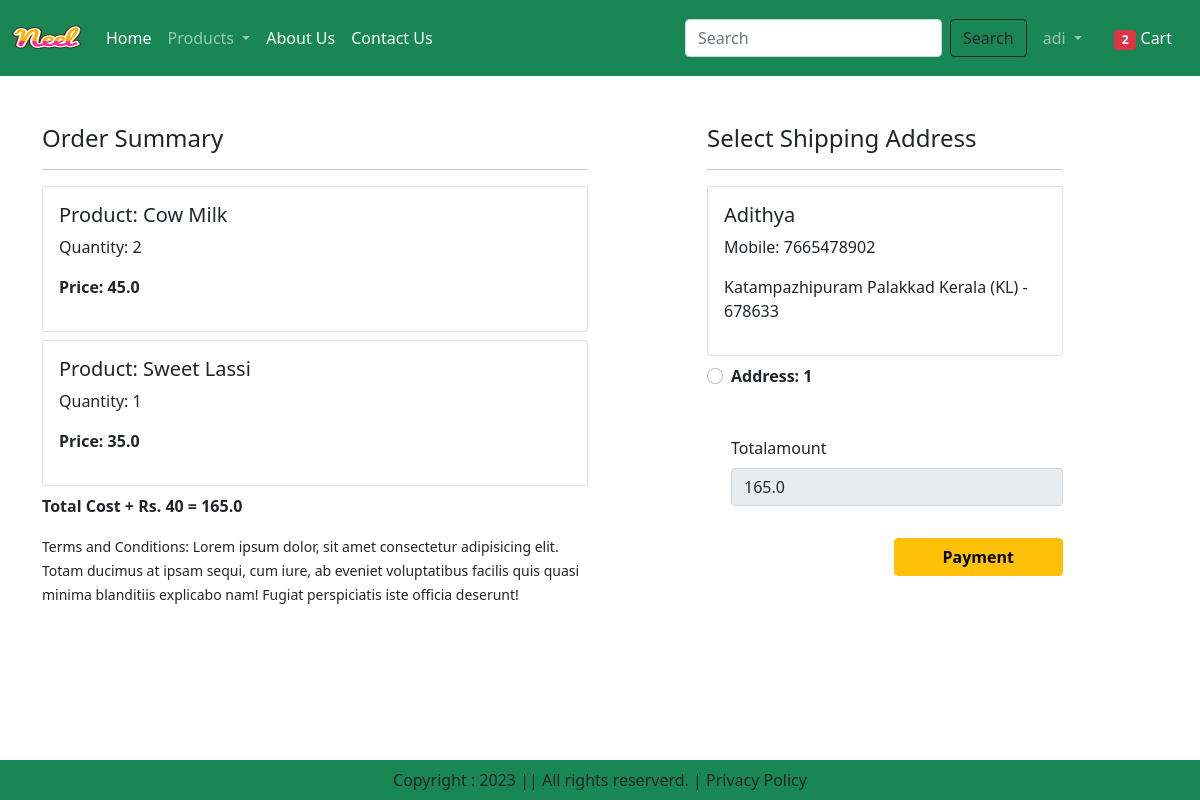
Screenshot of /checkout/ (signed in) with the database file from the repository.
### app/models.py (models this page shows, shortened)
class Cart(models.Model):
    user = models.ForeignKey(User,on_delete=models.CASCADE)
    product = models.ForeignKey(Product,on_delete=models.CASCADE)
    quantity = models.PositiveIntegerField(default=1)

class Product(models.Model):
    title=models.CharField(max_length=100)
    selling_price=models.FloatField()
    discounted_price=models.FloatField()
    description=models.TextField()
    composition=models.TextField(default='')
    prodapp=models.TextField(default='')
    category=models.CharField(choices=CATEGORY_CHOICES,max_length=2)
    product_image=models.ImageField(upload_to='product')

class Customer(models.Model):
    user = models.ForeignKey(User,on_delete=models.CASCADE)
    name = models.CharField(max_length=200)
    locality = models.CharField(max_length=200)
    city = models.CharField(max_length=50)
    mobile = models.IntegerField(default=0)
    zipcode = models.IntegerField()
    state = models.CharField(max_length=100)

### app/views.py (the view, shortened to what this page needs)
# urls.py: path('checkout/',views.checkout, name='checkout'),
@login_required
def checkout(request):
    totalitem = 0
    if request.user.is_authenticated:
        totalitem = len(Cart.objects.filter(user=request.user))
    user=request.user
    add=Customer.objects.filter(user=user)
    cart_items=Cart.objects.filter(user=user)
    famount = 0
    for p in cart_items:
        value = p.quantity * p.product.discounted_price
        famount = famount + value
    totalamount = famount + 40
    razoramount = int(totalamount * 100)
    client = razorpay.Client(auth=(settings.RAZOR_KEY_ID,settings.RAZOR_KEY_SECRET))
    data = {"amount":razoramount,"currency":"INR","receipt":"order_rcptid_12"}
    payment_response = client.order.create(data=data)
    print(payment_response)
    order_id = payment_response['id']
    order_status = payment_response['status']
    return render(request,'checkout.html',locals())

### app/templates/checkout.html (shortened to what this page needs)
{% extends 'base.html' %}
{% load static %}
{% block content %}
<div class="container">
    <div class="row mt-5">
        <div class="col-sm-6">
            <h4>Order Summary</h4>
            <hr>
            {% for item in cart_items %}
                <div class="card mb-2">
                    <div class="card-body">
                        <h5>Product: {{item.product.title}}</h5>
                        <p>Quantity: {{item.quantity}}</p>
                        <p class="fw-bold">Price: {{item.product.discounted_price}}</p>
                    </div>
                </div>
            {% endfor %}
            <p class="fw-bold">Total Cost + Rs. 40 = {{totalamount}}</p>
            <small>Terms and Conditions: Lorem ipsum dolor, sit amet consectetur adipisicing elit. Totam ducimus at ipsam sequi, cum iure, ab eveniet voluptatibus facilis quis quasi minima blanditiis explicabo nam! Fugiat perspiciatis iste officia deserunt!</small>
        </div>
        <div class="col-sm-4 offset-sm-1">
            <h4>Select Shipping Address</h4>
            <hr>
            <form action="" method="POST" id="myform">
                {% for ad in add %}
                <div class="card">
                    <div class="card-body">
                        <h5>{{ad.name}}</h5>
                        <p>Mobile: {{ad.mobile}}</p>
                        <p>{{ad.locality}}  {{ad.city}}  {{ad.state}} - {{ad.zipcode}}</p>
                    </div>
                </div>
                <div class="form-check mt-2 mb-5">
                    <input class="form-check-input" type="radio" name="custid" id="custadd{{forloop.counter}}" value="{{ad.id}}">
                    <label class="form-check-label fw-bold" for="custadd{{forloop.counter}}">
                        Address: {{forloop.counter}}
                    </label>
                </div>
                {% endfor %}
                <div class="form-check mb-3">
                    <label for="totalamount" class="form-label">Totalamount</label>
                    <input type="number" class="form-control" name="totalamount" value="{{totalamount}}" readonly>
                </div>
                <div class="text-end">
                    <button id="rzp-button1" type="submit" class="btn btn-warning mt-3 px-5 fw-bold">Payment</button>
                </div>
                <br><br><br>
            </form>
        </div>
    </div>
</div>
{% endblock %}

### app/templates/base.html (shortened to what this page needs)
{% load static %}
<!DOCTYPE html>
<html lang="en">
<head>
    <link href="https://cdn.jsdelivr.net/npm/bootstrap@5.0.2/dist/css/bootstrap.min.css" rel="stylesheet">
    <link rel="stylesheet" href="{% static 'css/owl.carousel.min.css'%}">
    <link rel="stylesheet" href="{% static 'css/all.min.css'%}">
    <link rel="stylesheet" href="{% static 'css/style.css'%}">
</head>
<body>
    <nav class="navbar navbar-expand-lg navbar-dark bg-success">
        <div class="container-fluid">
          <a class="navbar-brand" href="#">
            <img src="{% static 'images/product/neel.png'%}" alt="" width="70" height="50">
          </a>
          <div class="collapse navbar-collapse" id="navbarSupportedContent">
            <ul class="navbar-nav me-auto mb-2 mb-lg-0">
              {% if request.user.is_authenticated %}
              <li class="nav-item">
                <a class="nav-link active" aria-current="page" href="/">Home</a>
              </li>
              <li class="nav-item dropdown">
                <a class="nav-link dropdown-toggle" href="#" id="navbarDropdown" role="button" data-bs-toggle="dropdown" aria-expanded="false">
                  Products
                </a>
              </li>
              <li class="nav-item">
                <a class="nav-link text-white" href="{% url 'about' %}">About Us</a>
              </li>
              <li class="nav-item">
                <a class="nav-link text-white" href="{% url 'contact' %}">Contact Us</a>
              </li>
            </ul>
            <form class="d-flex" role="search" action="/search">
              <input class="form-control me-2" type="search" placeholder="Search" name="search" aria-label="Search">
              <button class="btn btn-outline-dark" type="submit">Search</button>
            </form>
          </div>
          <ul class="navbar-nav me-auto mb-2 mb-lg-0">
            <li class="nav-item dropdown mx-2">
              <a class="nav-link dropdown-toggle" href="#" id="navbarDropdown" role="button" data-bs-toggle="dropdown" aria-expanded="false">
                {{request.user}}
              </a>
            </li>
            <li class="nav-item mx-2">
              <a href="{% url 'showcart' %}" class="nav-link text-white"> <span class="badge bg-danger">{% if totalitem > 0 %} {{totalitem}} {% endif %}</span> Cart</a>
            </li>
            {% endif %}
          </ul>
        </div>
    </nav>
    {% block content %} {% endblock %}
    <footer class="container-fluid fixed-bottom bg-success text-center p-2 mt-5">
      Copyright : 2023 || All rights reserverd. | Privacy Policy
    </footer>
</body>
</html>

### rows the page displays
Cart: product "Cow Milk", quantity "2", product.discounted_price "45.0"
Cart: product "Sweet Lassi", quantity "1", product.discounted_price "35.0"
Customer: name "Adithya", mobile "7665478902", locality "Katampazhipuram", city "Palakkad", state "Kerala (KL)", zipcode "678633"

### other values shown
{{ request.user }} "adi"
{{ totalitem }} "2"
{{ totalamount }} "165.0"
